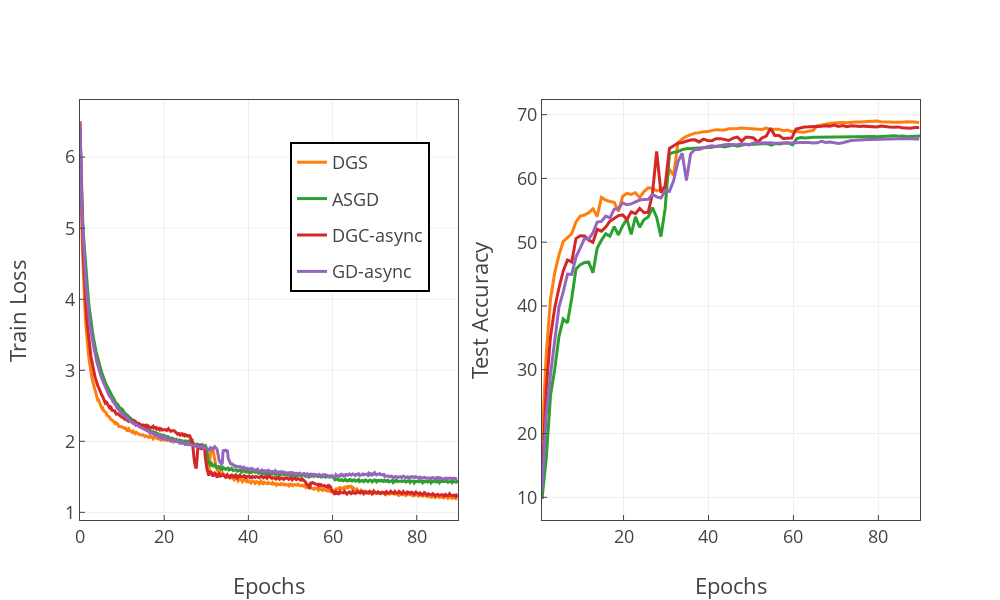

The notebook cell this image was saved under:
### Code cell
# resnet-18 4workers

DGS = prepare_data('~/share/DGS/log/result_imagenet/node0_gradient_sgd_resnet18_m0.7_e90_b256_4worker.csv',batchsize=256*4)
asgd = prepare_data('~/share/DGS/log/result_imagenet/node2_asgd_resnet18_m0.7_e90_b256_4worker.csv',batchsize=256*4)
DGC = prepare_data('~/share/DGS/log/result_imagenet/node2_dgc_resnet18_m0.7_e90_b256_4worker.csv',batchsize=256*4)
aji = prepare_data('~/share/DGS/log/result_imagenet/node1_aji_resnet18_m0.7_e90_b256_4worker.csv',batchsize=256*4)
datas_str = '[DGS,asgd,DGC,aji]'
datas=eval(datas_str)
labels=[i.replace('[','').replace(']','') for i in datas_str.split(',')]
labels=['DGS','ASGD','DGC-async','GD-async']
# train_acc(datas,labels)
# train_loss(datas,labels)
# test_acc(datas,labels)
# test_loss(datas,labels)
subplot(datas,labels)
# for i in datas:
#     print(i.test_accuracy.max())
